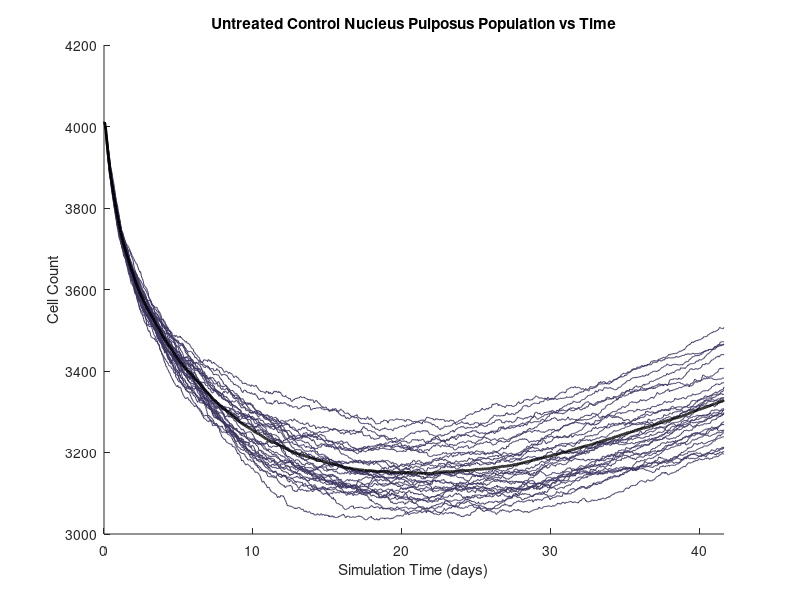

This figure's MATLAB source: (Note: this script raises an error after producing the figure.)
%this is going to be my workspace for attempting data analysis
%first goal is to plot each NP population vs time graph

%% UNTREATED CONTROL TRIALS
clear all
load('kyanna30trialsdata.mat'); %this data is for the 30 trials data, representing the untreated controls

untreatedcontrol_NP = nSTORAGE(:,:);
untreatedcontrol_M1 = m1STORAGE(:,:);
untreatedcontrol_M2 = m2STORAGE(:,:);
%% 
close all
%for each storage variable, I need to plot starting from row 4->row 33 (for untreated control because of how the saving went)

%Plotting NP population vs time
%time = linspace(0, 1001, 1001); %this is if I want time to be in terms of timesteps (data saved every 60 seconds of the 60,000 minute simulation, makes for 1000 time steps
time = (0:1000) * 60 / 1440; %this converts time to simulated 41.67 days for 60,000 minutes
figure;

title("Untreated Control Nucleus Pulposus Population vs Time")
xlabel("Simulation Time (days)")
ylabel("Cell Count")
hold on; 
for i = 4:33
    plot(time, untreatedcontrol_NP(i, :), "Color",[0.231 0.208 0.380]);
end
xlim([0 41.67])
ylim([3000 4200])


%data analysis
%bootstrapping w/ 95% CI 
untreatedcontrol_NP_mean_curve = mean(untreatedcontrol_NP, 1); %1 means it is averaging across rows 
plot(time, untreatedcontrol_NP_mean_curve, 'LineWidth', 2, 'Color', [0 0 0]);

%bootstrapping a 95% confidence interval of the mean
untreatedcontrol_NP_data_to_boot = untreatedcontrol_NP(4:33, :); %same size we want to bootstrap
untreatedcontrol_NP_ci = bootci(1000,@mean,untreatedcontrol_NP_data_to_boot); 
plot(time, untreatedcontrol_NP_ci(1,:), 'LineWidth', 0.75, 'Color', [0 0 0], 'LineStyle','--');
plot(time, untreatedcontrol_NP_ci(2,:), 'LineWidth', 0.75, 'Color', [0 0 0], 'LineStyle','--');

% 95% CI upper and lower bounds (for shading purposes)
ci_lower = untreatedcontrol_NP_ci(1,:);
ci_upper = untreatedcontrol_NP_ci(2,:);

%shading confidence interval
fill([time fliplr(time)], ...
     [ci_upper fliplr(ci_lower)], ...
    [234, 82, 111]./255, 'FaceAlpha', 0.3, 'EdgeColor', 'none');
% exportgraphics(gcf,'testresolution.png','Resolution',300) %seeing if export is clearer -> it is!


%% HIGH DENSITY SEALANT
%clearing variables to make room for next .mat file
clearvars -except untreatedcontrol_M1 untreatedcontrol_M2 untreatedcontrol_NP time untreatedcontrol_NP_mean_curve

%First i need to combine with the beginning of untreated data
first_NP_portion = untreatedcontrol_NP(4:33, 1:250);

%load in next data
load('kyannahighdensitywound2.mat'); %this data is for the 30 trials of high density sealant

sealant_NP_portion = nSTORAGE(1:30,:); %need to specify 1:30 because I have an extra 
sealant_M1_portion = m1STORAGE(1:30,:);
sealant_M2_portion = m2STORAGE(1:30,:);

%plotting each trial
sealant_NP_combined = [first_NP_portion(:, :), sealant_NP_portion(:, :)];

figure;
title("High Density Sealant Nucleus Pulposus Population vs Time")
xlabel("Simulation Time (days)")
ylabel("Cell Count")
hold on; 
plot(time, sealant_NP_combined, "Color",[0.231 0.208 0.380]);
xlim([0 41.67])
ylim([3000 4200])

%Data analysis
sealant_NP_mean_curve = mean(sealant_NP_combined, 1); %1 means it is averaging across rows 
plot(time, sealant_NP_mean_curve, 'LineWidth', 2, 'Color', [0 0 0]);

%Bootstrapping a 95% confidence interval of the mean
sealant_NP_data_to_boot = sealant_NP_combined(:, :); %same size we want to bootstrap
sealant_NP_ci = bootci(1000,@mean,sealant_NP_data_to_boot); 
plot(time, sealant_NP_ci(1,:), 'LineWidth', 0.75, 'Color', [0 0 0], 'LineStyle','--');
plot(time, sealant_NP_ci(2,:), 'LineWidth', 0.75, 'Color', [0 0 0], 'LineStyle','--');

% 95% CI upper and lower bounds (for shading purposes)
ci_lower = sealant_NP_ci(1,:);
ci_upper = sealant_NP_ci(2,:);

%shading confidence interval
fill([time fliplr(time)], ...
     [ci_upper fliplr(ci_lower)], ...
     [234, 82, 111]./255, 'FaceAlpha', 0.3, 'EdgeColor', 'none');
%% %% M2 CELL THERAPY
%clearing variables to make room for next .mat file
clearvars -except untreatedcontrol_M1 untreatedcontrol_M2 untreatedcontrol_NP time first_NP_portion untreatedcontrol_NP_mean_curve sealant_NP_mean_curve sealant_NP_combined

%load in cell therapy data
load('kyannam2celltherapy.mat'); %this data is for the 30 trials of m2 cell therapy
celltherapy_NP_portion = nSTORAGE(1:30,:); 
%i want a 30x1001 double for my combined variable that i wanna plot
celltherapy_M1_portion = m1STORAGE(1:30,:);
celltherapy_M2_portion = m2STORAGE(1:30,:);

%plotting each trial
celltherapy_NP_combined = [first_NP_portion(:, :), celltherapy_NP_portion(:, :)];

figure;
title("M2 Cell Therapy Nucleus Pulposus Population vs Time")
xlabel("Simulation Time (days)")
ylabel("Cell Count")
hold on; 
plot(time, celltherapy_NP_combined, "Color",[0.231 0.208 0.380]);
xlim([0 41.67])
ylim([3000 4200])

%data analysis
celltherapy_NP_mean_curve = mean(celltherapy_NP_combined, 1); %1 means it is averaging across rows 
plot(time, celltherapy_NP_mean_curve, 'LineWidth', 2, 'Color', [0 0 0]);

%bootstrapping a 95% confidence interval of the mean
celltherapy_NP_data_to_boot = celltherapy_NP_combined(:, :); %same size we want to bootstrap
celltherapy_NP_ci = bootci(1000,@mean,celltherapy_NP_data_to_boot); 
plot(time, celltherapy_NP_ci(1,:), 'LineWidth', 0.75, 'Color', [0 0 0], 'LineStyle','--');
plot(time, celltherapy_NP_ci(2,:), 'LineWidth', 0.75, 'Color', [0 0 0], 'LineStyle','--');

% 95% CI upper and lower bounds (for shading purposes)
ci_lower = celltherapy_NP_ci(1,:);
ci_upper = celltherapy_NP_ci(2,:);

%shading confidence interval
fill([time fliplr(time)], ...
     [ci_upper fliplr(ci_lower)], ...
     [234, 82, 111]./255, 'FaceAlpha', 0.3, 'EdgeColor', 'none');

%% %% %% Cytokine Loaded Gel
%clearing variables to make room for next .mat file
clearvars -except time untreatedcontrol_M1 untreatedcontrol_M2 untreatedcontrol_NP time first_NP_portion untreatedcontrol_NP_mean_curve sealant_NP_mean_curve celltherapy_NP_mean_curve sealant_NP_combined celltherapy_NP_combined

%load in cytokine loaded gel data
load('kyannasoftgel.mat'); %this data is for the 30 trials of cytokine loaded gel
cytokine_NP_portion = nSTORAGE(1:30,:); 
%i want a 30x1001 double for my combined variable that i wanna plot
cytokine_M1_portion = m1STORAGE(1:30,:);
cytokine_M2_portion = m2STORAGE(1:30,:);

%plotting each trial
cytokine_NP_combined = [first_NP_portion(:, :), cytokine_NP_portion(:, :)];

figure;
title("Cytokine Loaded Gel Nucleus Pulposus Population vs Time")
xlabel("Simulation Time (days)")
ylabel("Cell Count")
hold on; 
plot(time, cytokine_NP_combined, "Color",[0.231 0.208 0.380]);
xlim([0 41.67])
ylim([3000 4200])

%data analysis
cytokine_NP_mean_curve = mean(cytokine_NP_combined, 1); %1 means it is averaging across rows 
plot(time, cytokine_NP_mean_curve, 'LineWidth', 2, 'Color', [0 0 0]);

%bootstrapping a 95% confidence interval of the mean
cytokine_NP_data_to_boot = cytokine_NP_combined(:, :); %same size we want to bootstrap
cytokine_NP_ci = bootci(1000,@mean,cytokine_NP_data_to_boot); 
plot(time, cytokine_NP_ci(1,:), 'LineWidth', 0.75, 'Color', [0 0 0], 'LineStyle','--');
plot(time, cytokine_NP_ci(2,:), 'LineWidth', 0.75, 'Color', [0 0 0], 'LineStyle','--');

% 95% CI upper and lower bounds (for shading purposes)
ci_lower = cytokine_NP_ci(1,:);
ci_upper = cytokine_NP_ci(2,:);

%shading confidence interval
fill([time fliplr(time)], ...
     [ci_upper fliplr(ci_lower)], ...
     [234, 82, 111]./255, 'FaceAlpha', 0.3, 'EdgeColor', 'none');
%% %% %% Healthy Control
%clearing variables to make room for next .mat file
clearvars -except time untreatedcontrol_M1 untreatedcontrol_M2 untreatedcontrol_NP time first_NP_portion untreatedcontrol_NP_mean_curve sealant_NP_mean_curve celltherapy_NP_mean_curve sealant_NP_combined celltherapy_NP_combined cytokine_NP_combined cytokine_NP_mean_curve
load('healthycontrol.mat');
healthycontrol_NP = nSTORAGE(:,:);

%Plotting NP population vs time
figure; 
title("Healthy Control Nucleus Pulposus Population vs Time")
xlabel("Simulation Time (days)")
ylabel("Cell Count")
hold on; 
for i = 1:30
    plot(time, healthycontrol_NP(i, :), "Color",[0.231 0.208 0.380]);
end
xlim([0 41.67])
ylim([3800 4800])

%data analysis
%i am going to try plotting average/standard deviation/standard error AND
%bootstrapping w/ 95% CI to see what the differnce is
healthycontrol_NP_mean_curve = mean(healthycontrol_NP, 1); %1 means it is averaging across rows 
plot(time, healthycontrol_NP_mean_curve, 'LineWidth', 2, 'Color', [0 0 0]);

%bootstrapping a 95% confidence interval of the mean
healthycontrol_NP_data_to_boot = healthycontrol_NP(:, :); %same size we want to bootstrap
healthycontrol_NP_ci = bootci(1000,@mean,healthycontrol_NP_data_to_boot); 
plot(time, healthycontrol_NP_ci(1,:), 'LineWidth', 0.75, 'Color', [0 0 0], 'LineStyle','--');
plot(time, healthycontrol_NP_ci(2,:), 'LineWidth', 0.75, 'Color', [0 0 0], 'LineStyle','--');

% 95% CI upper and lower bounds (for shading purposes)
ci_lower = healthycontrol_NP_ci(1,:);
ci_upper = healthycontrol_NP_ci(2,:);

%shading confidence interval
fill([time fliplr(time)], ...
     [ci_upper fliplr(ci_lower)], ...
     [234, 82, 111]./255, 'FaceAlpha', 0.3, 'EdgeColor', 'none');

% %% TRYING TO GRAPH %degradation this was what i did all by myself
% %i want to take the last value of the combined data, average across 30 trials and then divide by 4009

%% The purpose of this section is to plot a bar graph of the endpoint NP percentage across all 30 trials for each treatment group

%final NP count across all 30 trials for each treatment group
%these values are the percentages remaining 
untreated_vals = untreatedcontrol_NP(4:33,1001) / 4009 * 100;
sealant_vals = sealant_NP_combined(:,1001) / 4009 * 100;
celltherapy_vals = celltherapy_NP_combined(:,1001) / 4009 * 100;
cytokine_vals = cytokine_NP_combined(:,1001) / 4009 * 100;
healthy_vals = healthycontrol_NP(:,1001) / 4009 * 100;

%calculating the mean and standard error of the means for %NP remaining
means = [mean(healthy_vals), mean(untreated_vals), mean(sealant_vals), mean(celltherapy_vals), mean(cytokine_vals)];

sem = [std(untreated_vals)/sqrt(30), std(healthy_vals)/sqrt(30), std(sealant_vals)/sqrt(30), std(celltherapy_vals)/sqrt(30),std(cytokine_vals)/sqrt(30)];

%creating the bar graph
figure
X = categorical({'Healthy Control','Untreated Control', 'High Density Sealant','M2 Cell Therapy', 'Cytokine Loaded Gel'});
X = reordercats(X, {'Healthy Control','Untreated Control', 'High Density Sealant','M2 Cell Therapy', 'Cytokine Loaded Gel'});

b = bar(X, means);
hold on

% Color bars
b.FaceColor = 'flat';
b.CData(1,:) = [242, 220, 93]./255; % yellow
b.CData(2,:) = [0.231 0.208 0.380];   % purple
b.CData(3,:) = [0.859 0.169 0.224];   % red
b.CData(4,:) = [0.000 0.553 0.835];   % blue
b.CData(5,:) = [0.475 0.710 0.600];   % green
ylim([80 120])

% Error bars (standard error of the mean)
errorbar(1:5, means, sem, 'k', 'linestyle','none','LineWidth',1.5)

ylabel('Endpoint %NP Remaining')
title('Average Percentage of NP Remaining Aross all Treatment Groups')
ylim([80 125])

%calculating the stats for the bar graph
all_data = [healthy_vals; untreated_vals; sealant_vals; celltherapy_vals; cytokine_vals];

group_labels = [repmat({'Healthy Control'},30,1); repmat({'Untreated Control'},30,1);
repmat({'Sealant'},30,1);
repmat({'Cell Therapy'},30,1);
repmat({'Cytokine'},30,1)];

%one-way ANOVA
[p, tbl, stats] = anova1(all_data, group_labels, 'off');

%Tukey's post hoc comparisons
results = multcompare(stats, 'Display','off');

%Adding significance stars
y_max = max(means + sem);
spacing = 1.1; % vertical spacing between lines
counter = 1;

for i = 1:size(results,1)
g1 = results(i,1);
g2 = results(i,2);
p_val = results(i,6);

if p_val < 0.05
    % Assign stars
    if p_val < 0.001
        stars = '***';
    elseif p_val < 0.01
        stars = '**';
    else
        stars = '*';
    end

    % Position
    y = y_max + counter*spacing;

    % Draw line
    plot([g1 g2], [y y], 'k', 'LineWidth', 1.5)

    % Add stars
    text(mean([g1 g2]), y + 0.2, stars, ...
        'HorizontalAlignment','center', 'FontSize', 18)

    counter = counter + 1;
end

end
%% This is my Figure 5B (Bar graph of endpoint %NP remaining, not inclusive of healthy control
%final NP count across all 30 trials for each treatment group
%these values are the percentages remaining
untreated_vals = untreatedcontrol_NP(4:33,1001) / 4009 * 100;
sealant_vals = sealant_NP_combined(:,1001) / 4009 * 100;
celltherapy_vals = celltherapy_NP_combined(:,1001) / 4009 * 100;
cytokine_vals = cytokine_NP_combined(:,1001) / 4009 * 100;

%calculating the means as above
means = [mean(untreated_vals), mean(sealant_vals), mean(celltherapy_vals), mean(cytokine_vals)];

%Bootstrap 95% CI for error bars
ci_untreated = bootci(1000,@mean,untreated_vals);
ci_sealant = bootci(1000,@mean,sealant_vals);
ci_celltherapy = bootci(1000,@mean,celltherapy_vals);
ci_cytokine = bootci(1000,@mean,cytokine_vals);

ci_lower = [ci_untreated(1), ci_sealant(1), ci_celltherapy(1), ci_cytokine(1)];

ci_upper = [ci_untreated(2), ci_sealant(2), ci_celltherapy(2), ci_cytokine(2)];

    % Convert to asymmetric error bars
    lower_err = means - ci_lower;
    upper_err = ci_upper - means;

%Making the bar graph
figure
X = categorical({'Untreated Control', 'High Density Sealant','M2 Cell Therapy', 'Cytokine Loaded Gel'});
X = reordercats(X, {'Untreated Control', 'High Density Sealant','M2 Cell Therapy', 'Cytokine Loaded Gel'});

b = bar(X, means);
hold on
ax = gca;
ax.FontSize = 12; 

% Color bars
b.FaceColor = 'flat';
b.CData(1,:) = [0.231 0.208 0.380];   % black [0.231 0.208 0.380]
b.CData(2,:) = [0.859 0.169 0.224];   % red 
b.CData(3,:) = [0.000 0.553 0.835];   % blue
b.CData(4,:) = [0.475 0.710 0.600];   % green
ylim([80 90])
% Add 95% CI error bars (this is what the current version is in the paper)
%errorbar(1:4, means, lower_err, upper_err, 'k', 'linestyle','none','LineWidth',1.5)

%Calculating standard error of mean
sem = [std(untreated_vals)/sqrt(30), std(sealant_vals)/sqrt(30), std(celltherapy_vals)/sqrt(30),std(cytokine_vals)/sqrt(30)];
% Error bars (standard error of mean)
errorbar(1:4, means, sem, 'k', 'linestyle','none','LineWidth',1.5)

ylabel('Endpoint % NP Remaining', 'FontSize', 12)
%title('Percent NP Degradation with Error Bars as 95% Confidence Intervals', 'FontSize', 18)
ylim([80 95])

%now testing stats
%one-way ANOVA (tests if any group is different overall)
all_data = [untreated_vals; sealant_vals; celltherapy_vals; cytokine_vals];

group_labels = [repmat({'Control'},30,1);
repmat({'Sealant'},30,1);
repmat({'CellTherapy'},30,1);
repmat({'Cytokine'},30,1)];

[p_anova, tbl, stats] = anova1(all_data, group_labels, 'off');

%display ANOVA result (0 means highly significant)
fprintf('One-way ANOVA p-value: %.4f\n', p_anova);

%Tukey test to compare each group
results = multcompare(stats, 'Display','off');

%adding signficance stars
hold on

y_max = max(means + upper_err); % top of CI bars
spacing = 0.8; % vertical spacing between significance lines
counter = 1;

for i = 1:size(results,1)


g1 = results(i,1);
g2 = results(i,2);
p_val = results(i,6);

% Only plot significant comparisons
if p_val < 0.05

    % Assign star level
    if p_val < 0.001
        stars = '***';
    elseif p_val < 0.01
        stars = '**';
    else
        stars = '*';
    end

    % Set vertical position
    y = y_max + counter*spacing;

    % Draw horizontal line
    plot([g1 g2], [y y], 'k', 'LineWidth', 1.5)

    % Add stars text
    text(mean([g1 g2]), y + 0.2, stars,'HorizontalAlignment','center', 'FontSize', 24)

    counter = counter + 1;
end


end
%% MOVING ON TO MACROPHAGE OPTIMIZATION
%I have data in 3 different places 
% kyannadata.mat (1 trial only, no 0.5)
% kyannarepeatdata.mat (2 trials, inclusive of 0.5)
% additionaltrials.mat (additional trial of 0.5)
%GOAL: make heatmap and do sensitivity analysis
clear all
load('kyannadata.mat');
firstfile = nSTORAGE(:,:);
trials1 = table(trial_tracker, firstfile);

clearvars -except firstfile trials1
load('kyannarepeatdata.mat')
secondfile = nSTORAGE(:,:);
trials2 = table(trial_tracker, secondfile);

clearvars -except firstfile trials1 secondfile trials2
load('additionaltrials.mat')
thirdfile = nSTORAGE(:,:);
trials3 = table(trial_tracker, thirdfile);

%the first step in organization is adding in the missing 0.5 datapoints(additionaltrials.mat)to firstfile.mat
%a summary of secondfile organization is given below; secondfile is what will be used for all processing

%To insert in the middle of the file, I need to split it. k represents the target position I want it to be in firstfile
    k = 22; % Target position where I want it to land (0.5 with 400) 
 firstfile = [firstfile(1:k-1, :); thirdfile(4, :); firstfile(k:end, :)];

    k = 16; % Target position where I want it to land (0.5 with 300) 
 firstfile = [firstfile(1:k-1, :); thirdfile(3, :); firstfile(k:end, :)];

    k = 10; % Target position where I want it to land (0.5 with 200)
 firstfile = [firstfile(1:k-1, :); thirdfile(2, :); firstfile(k:end, :)];

    k = 4; % Target position where u want it to land (0.5 with 100)
 firstfile = [firstfile(1:k-1, :); thirdfile(1, :); firstfile(k:end, :)];

%Now I am adding firstfile into secondfile (where the two repeats were stored)
%Copy last row of firstfile and add it to the end of secondfile
    secondfile(end+1, :) = firstfile(29, :); 

%now loop to get firstfile into secondfile
%starting after 0 0 is inserted at bottom indices
k = 55;  % initial insertion point in secondfile
j = 28;  % initial row in firstfile

num_insertions = 28; % total number of insertions

for iter = 1:num_insertions
    secondfile = [secondfile(1:k-1, :); firstfile(j, :); secondfile(k:end, :)];
    k = k - 2;  % decrement k by 2 each iteration
    j = j - 1;  % decrement j by 1 each iteration
end 

% summary of second file organization:
% 3 consecutive are 3 repeats for same point 
% 1:21 are all for 100 macrophages total -> 
% m2 proportion 0 (1:3), 0.2 (4:6), 0.4 (7:9), 0.5 (10:12), 0.6 (13:15), 0.8 (16:18), 1 (19:21)
% 22:42 are all 200 macrophages ->
% m2 proportion 0 (22:24), 0.2 (25:27), 0.4 (28:30), 0.5 (31:33), 0.6 (34:36),
% 0.8 (37:39), 1 (40:42)
% 43:63 are all 300 macrophages
% 64:84 are all 400 macrophages
% 85:87 is 0 m2 proportion with 0 macrophages

%NOW I AM DOING THE SENSITIVITY ANALYSIS 
%I want to see which variable impacts % Remaining Nucleus Pulposus at Endpoint the most (either total macrophage count or ratio)

%Parameters
ratios = [0, 0.2, 0.4, 0.5, 0.6, 0.8, 1];  %M2:M1 proportions (Y-axis)
totals = [100, 200, 300, 400]; %Total macrophage counts (X-axis)
num_repeats = 3; %3 repeats per parameter combo
num_ratios = length(ratios);
num_totals = length(totals);
initial_count = 4009; %starting nucleus pulposus count

%Combined data is stored in 'secondfile' (87x1001)

%Initialize matrix for % remaining
percent_remaining = nan(num_ratios, num_totals);  % rows = ratios, columnss = totals

%Loop over totals and ratios
for t_idx = 1:num_totals
    for r_idx = 1:num_ratios
        % Row indices in secondfile for this total x ratio
        start_row = (t_idx-1)*num_ratios*num_repeats + (r_idx-1)*num_repeats + 1;
        end_row = start_row + num_repeats - 1;
        
        %Extract repeat data
        repeat_data = secondfile(start_row:end_row, :);
        
        %Compute mean of final time point across repeats
        final_mean = mean(repeat_data(:, end));
        
        %Normalize by initial count (% remaining)
        percent_remaining(r_idx, t_idx) = 100 * (final_mean / initial_count);
    end
end

%Plotting heatmap
figure;
h = heatmap(totals, ratios, percent_remaining);
h.Title = 'Nucleus Pulposus % Remaining';
h.XLabel = 'Total Macrophage Count';
h.YLabel = 'M2:M1 Ratio';
colormap parula;  % optional color scheme
colorbar;

%% THIS IS MY FIGURE 2
%Fits story to evaluate independent effects of each parameter first
%This will yield 4 graphs (2 each for NP over time, and 2 each for endpoint % remaining)
%One of each will be varying ratio while holding total constant and vice versa

% time conversion to simulation days
dt = 60;
time_days = (0:1000) * dt / 1440;

ratios = [0, 0.2, 0.4, 0.5, 0.6, 0.8, 1];
totals = [100, 200, 300, 400];
num_repeats = 3;
initial_count = 4009;

base_purple = [59 53 97] / 255; %this is my purple color I like

%GRAPH 1 - NP over time (vary ratio, total = 300) 

figure;
hold on
t_idx = 3; % 300 macrophages

for r_idx = 1:length(ratios)
    
    start_row = (t_idx-1)*length(ratios)*num_repeats + (r_idx-1)*num_repeats + 1;
    end_row = start_row + num_repeats - 1;
    
    data = secondfile(start_row:end_row, :);
    mean_curve = mean(data,1);
    
    % gradient color (lighter for lower ratios)
    alpha = r_idx / length(ratios);
    color = base_purple * alpha + (1-alpha)*[1 1 1];
    
    plot(time_days, mean_curve, 'Color', color, 'LineWidth', 2);
end

xlabel('Simulation Time (days)')
ylabel('Nucleus Pulposus Population')
title('NP Population vs Time (Total Macrophages = 300)')
legend(string(ratios)+ " M2:M1", 'Location','northwest')
xlim([0 max(time_days)])

%GRAPH 2 - Endpoint NP % (vary ratio, total = 300) 

figure;
hold on

t_idx = 3; % total = 300

means = zeros(1,length(ratios));
stds = zeros(1,length(ratios));

all_points = cell(1,length(ratios));

for r_idx = 1:length(ratios)
    
    start_row = (t_idx-1)*length(ratios)*num_repeats + (r_idx-1)*num_repeats + 1;
    end_row = start_row + num_repeats - 1;
    
    data = secondfile(start_row:end_row, :);
    final_vals = 100 * data(:,end) / initial_count;
    
    means(r_idx) = mean(final_vals);
    stds(r_idx) = std(final_vals);
    
    all_points{r_idx} = final_vals;
end

%bar plot
b = bar(means);
b.FaceColor = 'flat';

for i = 1:length(ratios)
    alpha = i / length(ratios);
    b.CData(i,:) = base_purple * alpha + (1-alpha)*[1 1 1];
end

%error bars
errorbar(1:length(ratios), means, stds, 'k.', 'LineWidth',1.5)

xticks(1:length(ratios))
xticklabels(string(ratios))
xlabel('M2:M1 Ratio')
ylabel('NP % Remaining')
title('Endpoint NP % vs M2:M1 Ratio (Total = 300)')

%statistics
values = [];
group = [];

for r_idx = 1:length(ratios)
    values = [values; all_points{r_idx}];
    group = [group; r_idx*ones(num_repeats,1)];
end

[p,~,stats] = anova1(values, group, 'off');
results = multcompare(stats, 'Display','off');

base_gap = max(stds) * 0.15;
lane_offset = max(stds) * 0.5;

lane_counter = containers.Map('KeyType','char','ValueType','double');

for i = 1:size(results,1)

    g1 = results(i,1);
    g2 = results(i,2);
    p_val = results(i,6);

    is_adjacent = abs(g1 - g2) == 1;
    is_vs_zero  = (g1 == 1 || g2 == 1);

    if ~(is_adjacent || is_vs_zero)
        continue
    end

    if p_val < 0.001
        stars = '***';
    elseif p_val < 0.01
        stars = '**';
    elseif p_val < 0.05
        stars = '*';
    else
        continue
    end

    %this helps with positioning of the significance labeling
    anchor = max(means([g1 g2]) + stds([g1 g2]));

    is_full_span = (g1 == 1 && g2 == length(ratios)) || ...
                   (g2 == 1 && g1 == length(ratios));

    if is_full_span
        anchor = means(end) + stds(end);
    end
    
    %this tiers the lines
    if is_vs_zero && ~is_adjacent
        tier = 2;
    else
        tier = 1;
    end

    tier_key = num2str(tier);

    %creating lanes to separate tiers
    if isKey(lane_counter, tier_key)
        lane_counter(tier_key) = lane_counter(tier_key) + 1;
    else
        lane_counter(tier_key) = 0;
    end

    lane = lane_counter(tier_key);

    %final y position of stats on graph
    if is_full_span
        % keep 0 vs 1 tight to last bar
        y = anchor + base_gap + (lane * lane_offset * 0.3);
    else
       y = anchor + base_gap + (lane * lane_offset * 0.3) + max(stds)*0.007;
    end

    if (g1 == 1 && g2 == 3) || (g1 == 3 && g2 == 1)
        y = y + max(stds) * 0.6;
    end

    if (g1 == 1 && g2 == 4) || (g1 == 4 && g2 == 1)
        y = y - max(stds) * 0.6;
    end

    %actually drawing the lines and stars
    plot([g1 g2], [y y], 'k', 'LineWidth',1.2)

    text(mean([g1 g2]), y + 0.15, stars, ...
        'HorizontalAlignment','center', ...
        'FontSize',18)
end

%starting the bar at 0
ylim([0, max(means+stds) + max(stds)*2])



%GRAPH 3 - NP over time (vary total, ratio = 0.5)

figure;
hold on

r_idx = 4; % ratio = 0.5

for t_idx = 1:length(totals)
    
    start_row = (t_idx-1)*length(ratios)*num_repeats + (r_idx-1)*num_repeats + 1;
    end_row = start_row + num_repeats - 1;
    
    data = secondfile(start_row:end_row, :);
    mean_curve = mean(data,1);
    
    alpha = t_idx / length(totals);
    color = base_purple * alpha + (1-alpha)*[1 1 1];
    
    plot(time_days, mean_curve, 'Color', color, 'LineWidth', 2);
end

xlabel('Simulation Time (days)')
ylabel('Nucleus Pulposus Population')
title('NP Population vs Time (M2:M1 = 0.5)')
legend(string(totals)+ " Total Macrophages", 'Location','northeast')
xlim([0 max(time_days)])

%GRAPH 4 - Endpoint NP % (vary total, ratio = 0.5)

figure;
hold on

r_idx = 4; % ratio = 0.5

%initializing vectors
means = zeros(1,length(totals));
stds  = zeros(1,length(totals));

values = [];
group  = [];

for t_idx = 1:length(totals)

    start_row = (t_idx-1)*length(ratios)*num_repeats + (r_idx-1)*num_repeats + 1;
    end_row   = start_row + num_repeats - 1;

    data = secondfile(start_row:end_row, :);
    final_vals = 100 * data(:,end) / initial_count;

    means(t_idx) = mean(final_vals);
    stds(t_idx)  = std(final_vals);

    values = [values; final_vals];
    group  = [group; t_idx*ones(num_repeats,1)];
end

%creating bar graph
b = bar(means, 'FaceColor','flat');

base_purple = [0.25 0.2 0.45]; 

for i = 1:length(totals)
    alpha = i / length(totals);
    b.CData(i,:) = base_purple * alpha + (1-alpha)*[1 1 1];
end

errorbar(1:length(totals), means, stds, 'k.', 'LineWidth', 1.5)

xticks(1:length(totals))
xticklabels(string(totals))
xlabel('Total Macrophage Count')
ylabel('NP % Remaining')
title('Endpoint NP % vs Total Macrophages (M2:M1 = 0.5)')

%doing the stastistics
[p,~,stats] = anova1(values, group, 'off');
results = multcompare(stats, 'Display','off');


%placing significance stars
y_base = max(means) + max(stds)*1.5;
y_step = max(stds)*0.8;

sig_map = containers.Map('KeyType','char','ValueType','double');

for i = 1:size(results,1)

    g1 = results(i,1);
    g2 = results(i,2);
    p_val = results(i,6);

    if p_val >= 0.05
        continue
    elseif p_val < 0.001
        stars = '***';
    elseif p_val < 0.01
        stars = '**';
    else
        stars = '*';
    end

    %position just above taller bar
    y = max(means([g1 g2]) + stds([g1 g2])) + 1;
    base_gap = max(stds) * 0.6;   %slight vertical lift above bar

    %anchor to taller bar in comparison
    anchor = max(means(g1), means(g2));

    dist = abs(g1 - g2);

        %structured spacing tiers
        if dist == 3
            tier = 3;   %100 vs 400 (highest)
        elseif dist == 2
            tier = 2;   %100 vs 300, 200 vs 400
        elseif dist == 1
            tier = 1;   %adjacent comparisons
        else
            tier = 1;
        end

        %lane system to prevent overlap within same tier
        if ~exist('lane_counter','var')
            lane_counter = containers.Map('KeyType','char','ValueType','double');
        end
        
        key = sprintf('%d-%d', g1, g2);
        
        if isKey(lane_counter, num2str(tier))
            lane_counter(num2str(tier)) = lane_counter(num2str(tier)) + 1;
        else
            lane_counter(num2str(tier)) = 1;
        end
        
        lane = lane_counter(num2str(tier));
        
        %final y position of lines and stars
        y = anchor + base_gap + (tier * 1.6) + (lane * 0.8 ...
            );
    plot([g1 g2], [y y], 'k', 'LineWidth',1.2)
    
    %plotting stars
    text(mean([g1 g2]), y + 0.3, stars, ...
        'HorizontalAlignment','center', ...
        'FontSize',18)
end

% ylim([min(means)-5, y_base + y_step*(length(sig_map)+2)])
ylim([0, max(means+stds) + max(stds)*2])
box off
hold off


%% %% Sensitivity Analysis for % Remaining Nucleus Pulposus
ratios = [0, 0.2, 0.4, 0.5, 0.6, 0.8, 1];
totals = [100, 200, 300, 400];
num_repeats = 3;
num_ratios = length(ratios);
num_totals = length(totals);
initial_count = 4009;

percent_remaining = nan(num_ratios, num_totals);
percent_remaining_trials = nan(num_ratios, num_totals, num_repeats);

for t_idx = 1:num_totals
    for r_idx = 1:num_ratios
         % Row indices in secondfile for this total x ratio
        start_row = (t_idx-1)*num_ratios*num_repeats + (r_idx-1)*num_repeats + 1;
        end_row = start_row + num_repeats - 1;

        repeat_data = secondfile(start_row:end_row, :);
        final_vals = repeat_data(:, end);
        percent_remaining_trials(r_idx, t_idx, :) = 100 * (final_vals / initial_count);
        percent_remaining(r_idx, t_idx) = mean(percent_remaining_trials(r_idx, t_idx, :));
    end
end


%getting in vectors to run the ANOVA
ratio_vec = [];
total_vec = [];
NP_vec = [];

for t_idx = 1:num_totals
    for r_idx = 1:num_ratios
        for rep = 1:num_repeats
            ratio_vec(end+1) = ratios(r_idx);
            total_vec(end+1) = totals(t_idx);
            NP_vec(end+1) = percent_remaining_trials(r_idx, t_idx, rep);
        end
    end
end


%ANOVA
[p, tbl, stats] = anovan(NP_vec, {ratio_vec, total_vec}, ...
    'model','interaction', ...
    'varnames',{'M2_M1_ratio','Macrophage_count'});
%matlab makes its own table
disp('ANOVA Table:');
disp(tbl);

%% FIGURE 3B
base_purple = [59 53 97] / 255;

figure; hold on

for i = 1:num_totals
    
    % create gradient color (light → dark)
    alpha = i / num_totals;
    color_i = base_purple * alpha + (1-alpha)*[1 1 1];
    
    errorbar(ratios, meanNP(:,i), stdNP(:,i), ...
        '-o', ...
        'Color', color_i, ...
        'LineWidth', 2, ...
        'MarkerSize', 6, ...
        'CapSize', 8, ...
        'DisplayName', sprintf('%d Total Macrophages', totals(i)));
end
set(gca, 'FontSize', 14)
xlabel('M2:M1 Ratio')
ylabel('Endpoint % NP Remaining')
legend('Location','southeast')
lgd.ItemTokenSize = [25, 20];
